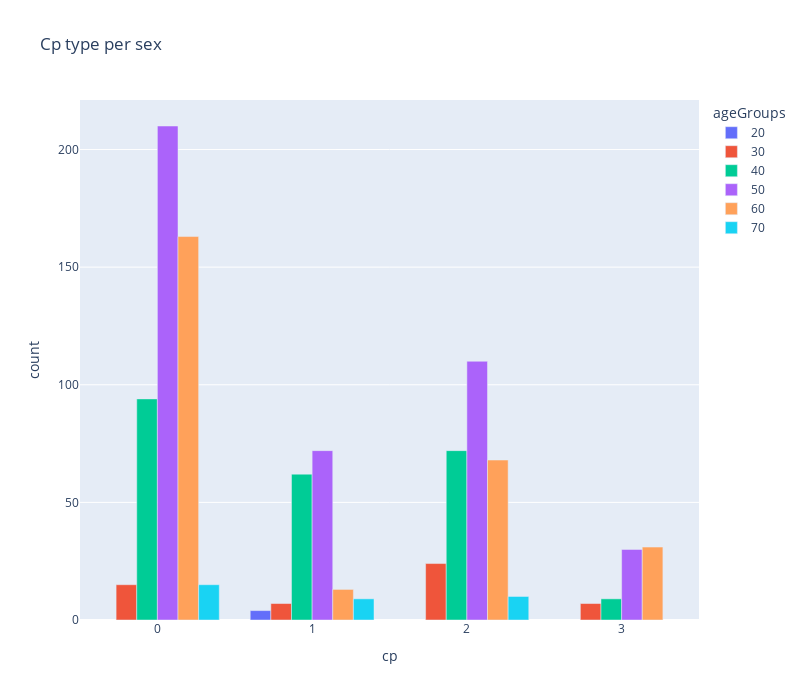

This figure's notebook cell:
### Code cell
fig = px.bar(
    gr1,
    x='cp',
    y="count",
    color = 'ageGroups',
    barmode='group',
    orientation='v',
    title='Cp type per sex',
    width=800,
    height=700
)
fig.show()

### Figure 1 — Plotly figure (JSON) as saved in the notebook; plotly's stock layout.template omitted (floating-point values rounded to 4 significant figures)
{"data": [{"alignmentgroup": "True", "hovertemplate": "ageGroups=20<br>cp=%{x}<br>count=%{y}<extra></extra>", "legendgroup": "20", "marker": {"color": "#636efa", "pattern": {"shape": ""}}, "name": "20", "offsetgroup": "20", "orientation": "v", "showlegend": true, "textposition": "auto", "type": "bar", "x": [1], "xaxis": "x", "y": [4], "yaxis": "y"}, {"alignmentgroup": "True", "hovertemplate": "ageGroups=30<br>cp=%{x}<br>count=%{y}<extra></extra>", "legendgroup": "30", "marker": {"color": "#EF553B", "pattern": {"shape": ""}}, "name": "30", "offsetgroup": "30", "orientation": "v", "showlegend": true, "textposition": "auto", "type": "bar", "x": [0, 1, 2, 3], "xaxis": "x", "y": [15, 7, 24, 7], "yaxis": "y"}, {"alignmentgroup": "True", "hovertemplate": "ageGroups=40<br>cp=%{x}<br>count=%{y}<extra></extra>", "legendgroup": "40", "marker": {"color": "#00cc96", "pattern": {"shape": ""}}, "name": "40", "offsetgroup": "40", "orientation": "v", "showlegend": true, "textposition": "auto", "type": "bar", "x": [0, 1, 2, 3], "xaxis": "x", "y": [94, 62, 72, 9], "yaxis": "y"}, {"alignmentgroup": "True", "hovertemplate": "ageGroups=50<br>cp=%{x}<br>count=%{y}<extra></extra>", "legendgroup": "50", "marker": {"color": "#ab63fa", "pattern": {"shape": ""}}, "name": "50", "offsetgroup": "50", "orientation": "v", "showlegend": true, "textposition": "auto", "type": "bar", "x": [0, 1, 2, 3], "xaxis": "x", "y": [210, 72, 110, 30], "yaxis": "y"}, {"alignmentgroup": "True", "hovertemplate": "ageGroups=60<br>cp=%{x}<br>count=%{y}<extra></extra>", "legendgroup": "60", "marker": {"color": "#FFA15A", "pattern": {"shape": ""}}, "name": "60", "offsetgroup": "60", "orientation": "v", "showlegend": true, "textposition": "auto", "type": "bar", "x": [0, 1, 2, 3], "xaxis": "x", "y": [163, 13, 68, 31], "yaxis": "y"}, {"alignmentgroup": "True", "hovertemplate": "ageGroups=70<br>cp=%{x}<br>count=%{y}<extra></extra>", "legendgroup": "70", "marker": {"color": "#19d3f3", "pattern": {"shape": ""}}, "name": "70", "offsetgroup": "70", "orientation": "v", "showlegend": true, "textposition": "auto", "type": "bar", "x": [0, 1, 2], "xaxis": "x", "y": [15, 9, 10], "yaxis": "y"}], "layout": {"barmode": "group", "height": 700, "legend": {"title": {"text": "ageGroups"}, "tracegroupgap": 0}, "title": {"text": "Cp type per sex"}, "width": 800, "xaxis": {"anchor": "y", "autorange": true, "domain": [0, 1], "range": [-0.5, 3.5], "title": {"text": "cp"}, "type": "linear"}, "yaxis": {"anchor": "x", "autorange": true, "domain": [0, 1], "range": [0, 221.1], "title": {"text": "count"}, "type": "linear"}}}
